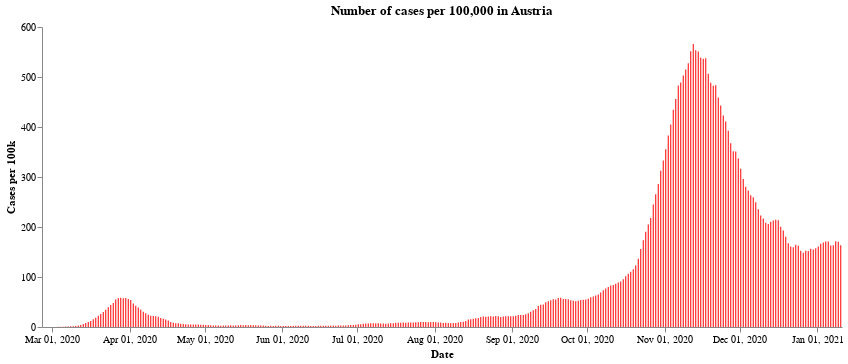

Here is the notebook cell this chart was saved with:
### Markdown cell above
First we have the number of cases per 100,000 population across the whole of Austria. After a very sharp rise in cases during the end of October and the middle of November, the number of new cases have fallen due to the second lockdown. At the time of writting, the cases seem to have levelled off a little - though the Austrian government announced a third lockdown lasting a month starting from the 26th of December, in the expectation that cases will continue to rise over the festive period.

### Code cell
#collapse
import altair as alt

alt.Chart(all_austria).mark_bar(
    color='red',
    opacity=1,
    size=1
).encode(
    x=alt.X("yearmonthdate(Time):T", axis=alt.Axis(title='Date')),
    y=alt.Y("SiebenTageInzidenzFaelle:Q",
            axis=alt.Axis(title='Cases per 100k')),
).configure_axis(grid=False).configure_view(strokeWidth=0).properties(
    title='Number of cases per 100,000 in Austria', width=800
)

### Figure 1 — Vega-Lite specification as saved in the notebook (floating-point values rounded to 4 significant figures; data arrays with more than 128 entries replaced by an {"elided": "..."} marker saying what was removed)
{"config": {"view": {"continuousWidth": 400, "continuousHeight": 300, "strokeWidth": 0}, "axis": {"grid": false}}, "data": {"name": "data-33cfd95fa0e7f7bd3e1cc7c36edb1944"}, "mark": {"type": "bar", "color": "red", "opacity": 1, "size": 1}, "encoding": {"x": {"type": "temporal", "axis": {"title": "Date"}, "field": "Time", "timeUnit": "yearmonthdate"}, "y": {"type": "quantitative", "axis": {"title": "Cases per 100k"}, "field": "SiebenTageInzidenzFaelle"}}, "title": "Number of cases per 100,000 in Austria", "width": 800, "$schema": "https://vega.github.io/schema/vega-lite/v4.8.1.json", "datasets": {"data-33cfd95fa0e7f7bd3e1cc7c36edb1944": {"elided": "320 records"}}}
